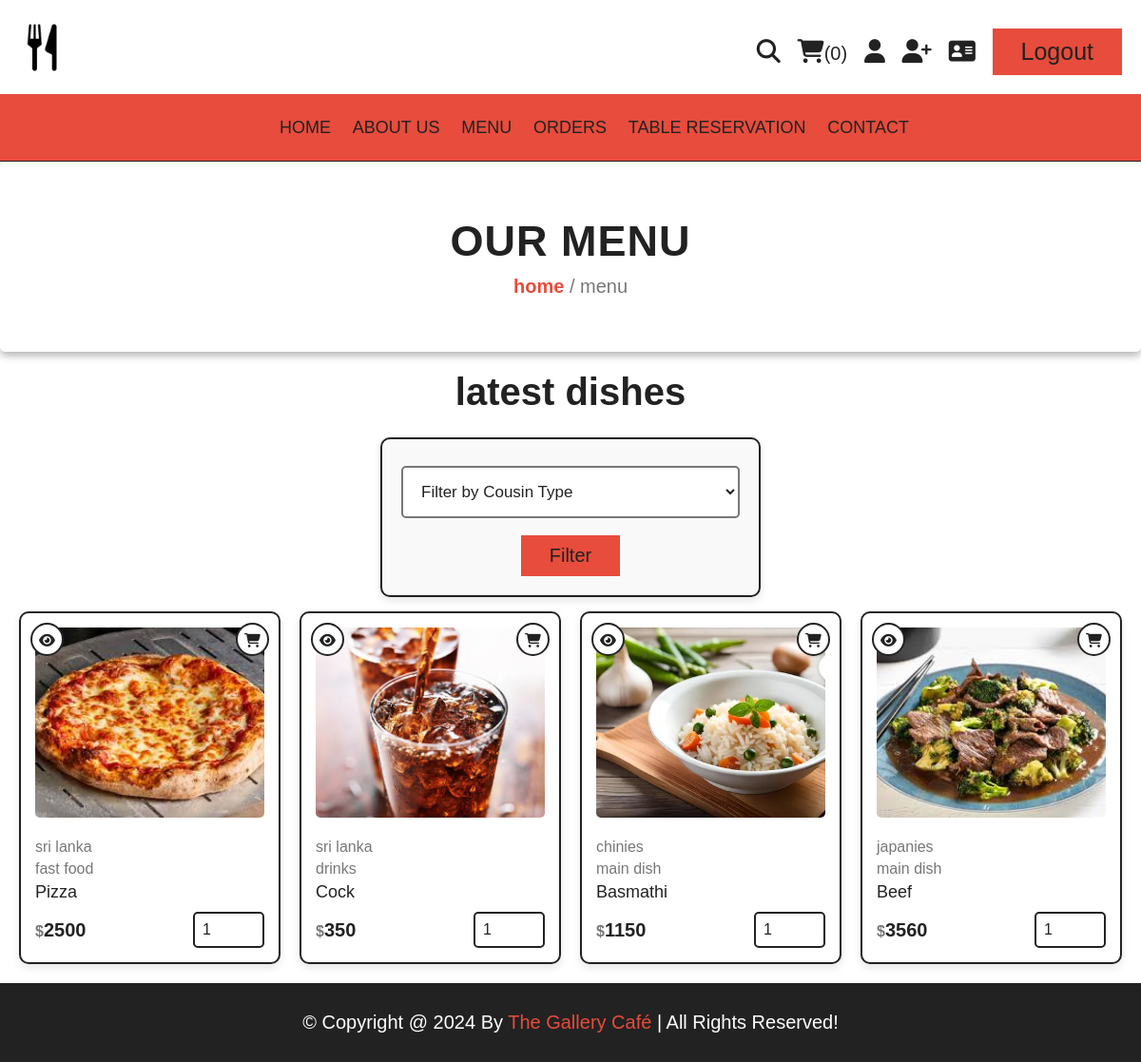
Page /menu.php (signed in) on the committed database.
### tables this page shows
CREATE TABLE `products` (
  `id` int(100) NOT NULL,
  `name` varchar(100) NOT NULL,
  `category` varchar(100) NOT NULL,
  `cousin_type` varchar(255) NOT NULL,
  `price` int(10) NOT NULL,
  `image` varchar(100) NOT NULL
);

### menu.php (the view, shortened to what this page needs)
<?php
include 'components/connect.php';
?>
<!DOCTYPE html>
<html lang="en">
<head>
   <link rel="stylesheet" href="https://cdnjs.cloudflare.com/ajax/libs/font-awesome/6.1.1/css/all.min.css">
   <link rel="stylesheet" href="css/style.css">
</head>
<body>
<?php include 'components/navbar.php'; ?>
<?php include 'components/navlinks.php'; ?>
<div class="heading">
   <h3>our menu</h3>
   <p><a href="home.php">home</a> <span> / menu</span></p>
</div>
<section class="products">
   <h1 class="title">latest dishes</h1>
   <div class="form-container" style="margin-bottom:15px;">
      <div class="flex">
         <form action="" method="post">
            <select name="cousin_type" class="box" required>
               <option value="" disabled selected>Filter by Cousin Type</option>
            </select>
            <input type="submit" value="Filter" name="submit" class="btn">
         </form>
      </div>
   </div>
   <div class="box-container">
      <?php
         if (isset($_POST['submit']) && !empty($_POST['cousin_type'])) {
            $cousin_type = $_POST['cousin_type'];
            $cousin_type = filter_var($cousin_type, FILTER_SANITIZE_STRING);
            $select_products = $conn->prepare("SELECT * FROM `products` WHERE cousin_type = ?");
            $select_products->execute([$cousin_type]);
         } else {
            $select_products = $conn->prepare("SELECT * FROM `products`");
            $select_products->execute();
         }
         if($select_products->rowCount() > 0){
            while($fetch_products = $select_products->fetch(PDO::FETCH_ASSOC)){
      ?>
      <form action="" method="post" class="box">
         <a href="quick_view.php?pid=<?= $fetch_products['id']; ?>" class="fas fa-eye"></a>
         <button type="submit" class="fas fa-shopping-cart" name="add_to_cart"></button>
         <img src="uploaded_img/<?= $fetch_products['image']; ?>" alt="">
         <div class="flex">
            <a href="cousin_type.php?cousin_type=<?= $fetch_products['cousin_type']; ?>" class="cat"><?= $fetch_products['cousin_type']; ?></a>
         </div>
         <a href="category.php?category=<?= $fetch_products['category']; ?>" class="cat"><?= $fetch_products['category']; ?></a>
         <div class="name"><?= $fetch_products['name']; ?></div>
         <div class="flex">
            <div class="price"><span>$</span><?= $fetch_products['price']; ?></div>
            <input type="number" name="qty" class="qty" min="1" max="99" value="1" maxlength="2">
         </div>
      </form>
      <?php
            }
         }else{
            echo '<p class="empty">no products found for this cousin type!</p>';
         }
      ?>
   </div>
</section>
<?php include 'components/footer.php'; ?>
</body>
</html>

### css/style.css (style rules this page uses)
:root { --yellow:#e74c3c; --red:#e74c3c; --white:#fff; --black:#222; --light-color:#777; --border:.2rem solid var(--black); }
* { font-family: 'Montserrat', sans-serif; margin:0; padding:0; box-sizing: border-box; outline: none; border: none; text-decoration: none; }
html { font-size: 62.5%; overflow-x: hidden; scroll-behavior: smooth; stop-opacity: 7rem; }
section { margin:0 auto; max-width: 1200px; padding:2rem; }
.title { text-align: center; margin-bottom: 2.5rem; font-size: 4rem; color:var(--black); }
.heading { display: flex; align-items: center; justify-content: center; gap: 1rem; flex-flow: column; background: linear-gradient(135deg, var(--black), var(--dark-grey)); min-height: 20rem; padding: 3rem; border-radius: 0.5rem; box-shadow: 0 4px 8px rgba(0,0,0,0.3); }
.heading h3 { font-size: 4.5rem; color: var(--black); text-transform: uppercase; letter-spacing: 0.1rem; }
.heading p { font-size: 2rem; color: var(--light-color); }
.heading p a { color: var(--yellow); font-weight: bold; }
.btn, .delete-btn { margin-top: 1rem; display: inline-block; font-size: 2rem; padding:1rem 3rem; cursor: pointer; text-transform: capitalize; transition: .2s linear; }
.btn { background-color: var(--yellow); color:var(--black); }
.products .box-container { display: grid; grid-template-columns: repeat(auto-fit, minmax(250px, 1fr)); justify-content: center; align-items: stretch; gap: 2rem; }
.products .box-container .box { border: var(--border); padding: 1.5rem; position: relative; overflow: hidden; border-radius: 1rem; background-color: var(--white); box-shadow: 0 4px 8px rgba(0, 0, 0, 0.1); transition: transform 0.3s ease, box-shadow 0.3s ease; }
.products .box-container .box img { height: 20rem; width: 100%; object-fit: cover; border-radius: 0.5rem; margin-bottom: 1rem; }
.products .box-container .box .fa-eye, .products .box-container .box .fa-shopping-cart { position: absolute; top: 1rem; height: 3.5rem; width: 3.5rem; line-height: 3.3rem; border: var(--border); background-color: var(--white); cursor: pointer; font-size: 1.5rem; color: var(--black); transition: background-color 0.3s ease, color 0.3s ease; text-align: center; border-radius: 50%; }
.products .box-container .box .fa-eye { left: 1rem; }
.products .box-container .box .fa-shopping-cart { right: 1rem; }
.products .box-container .box .cat { font-size: 1.6rem; color: var(--light-color); margin-bottom: 0.5rem; }
.products .box-container .box .name { font-size: 1.8rem; color: var(--black); margin: 0.5rem 0; font-weight: 500; }
.products .box-container .box .flex { display: flex; align-items: center; gap: 1rem; margin-top: 1rem; }
.products .box-container .box .flex .price { margin-right: auto; font-size: 2rem; color: var(--black); font-weight: 600; }
.products .box-container .box .flex .price span { color: var(--light-color); font-size: 1.6rem; }
.products .box-container .box .flex .qty { padding: 0.8rem; border: var(--border); font-size: 1.6rem; color: var(--black); border-radius: 0.5rem; }
.form-container form { border: var(--border); margin: 0 auto; max-width: 40rem; padding: 2rem; text-align: center; background-color: #f9f9f9; border-radius: 1rem; box-shadow: 0 4px 8px rgba(0,0,0,0.1); }
.form-container form .box { margin: 0.8rem 0; width: 100%; border: 2px solid var(--light-color); padding: 1.5rem; font-size: 1.7rem; color: var(--black); border-radius: 0.5rem; background-color: #fff; }

### rows in the picture
products: image (picture), cousin_type "sri lanka", category "fast food", name "Pizza", price "2500"
products: image (picture), cousin_type "sri lanka", category "drinks", name "Cock", price "350"
products: image (picture), cousin_type "chinies", category "main dish", name "Basmathi", price "1150"
products: image (picture), cousin_type "japanies", category "main dish", name "Beef", price "3560"

### other values in the picture
$total_cart_items "0"
